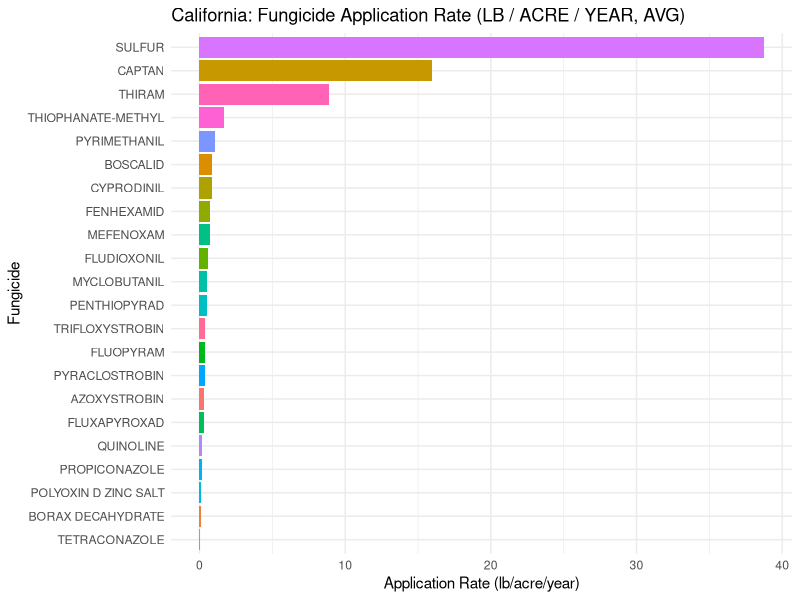
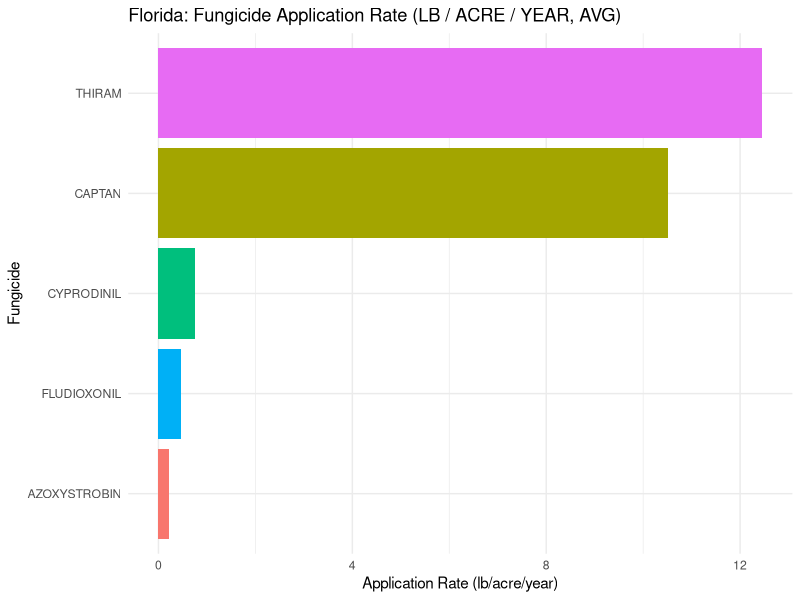
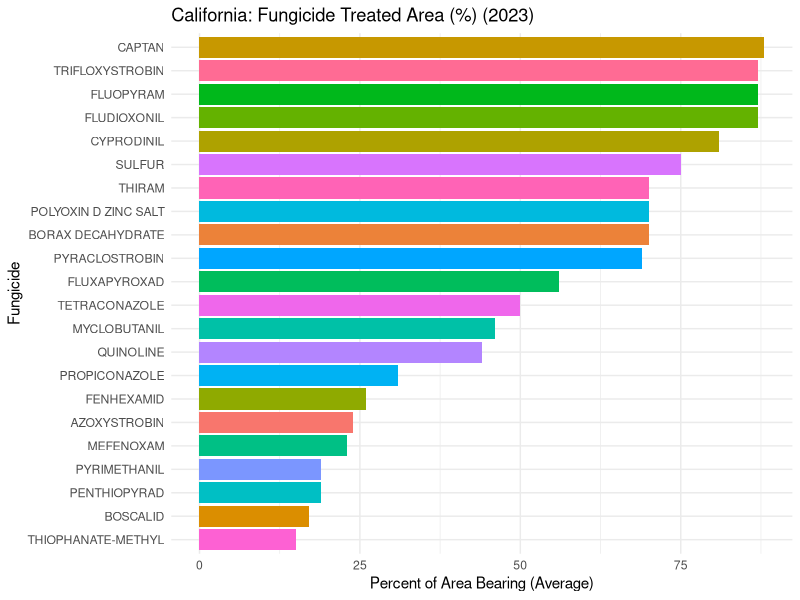
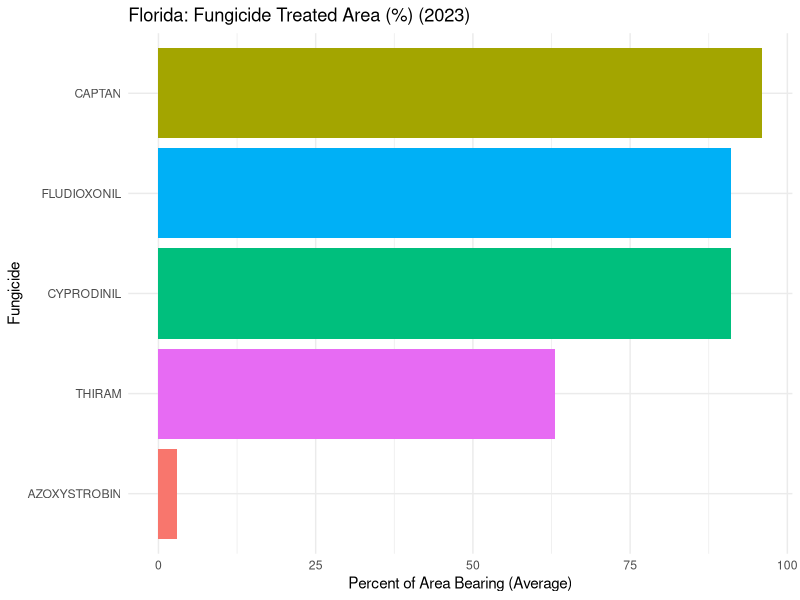
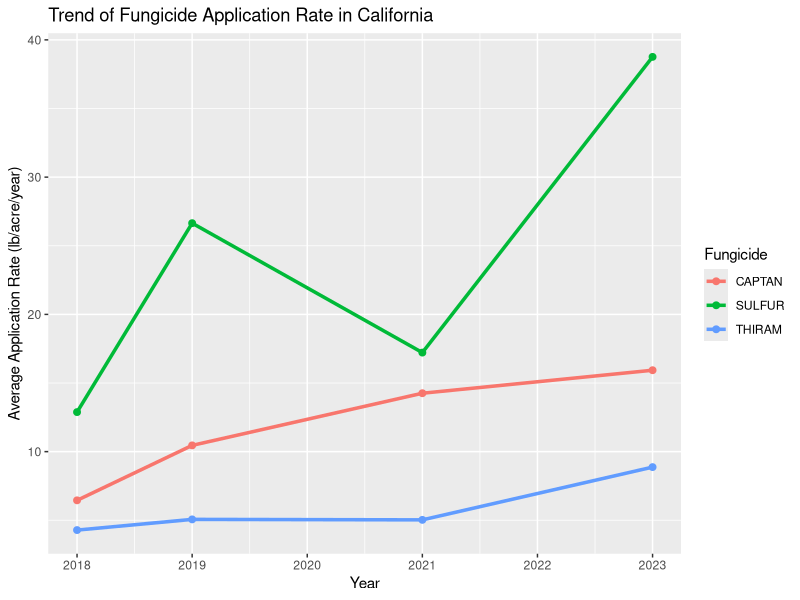
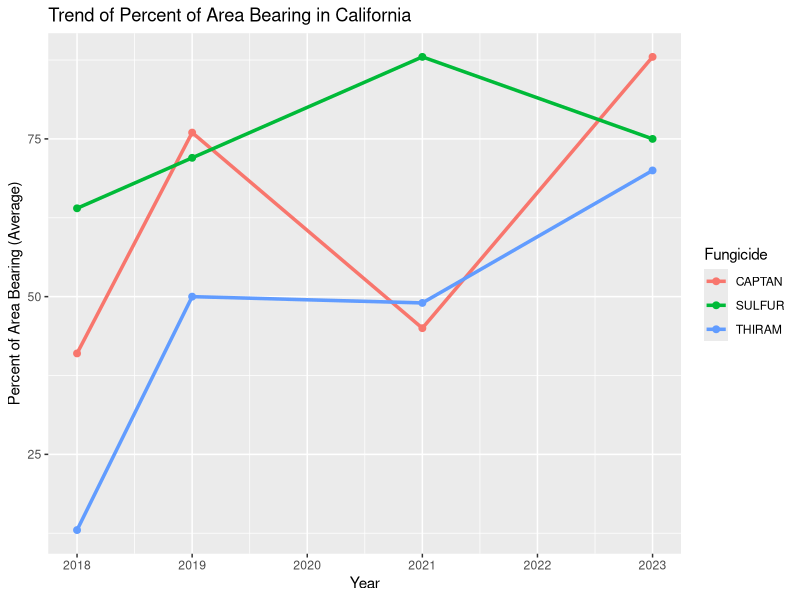
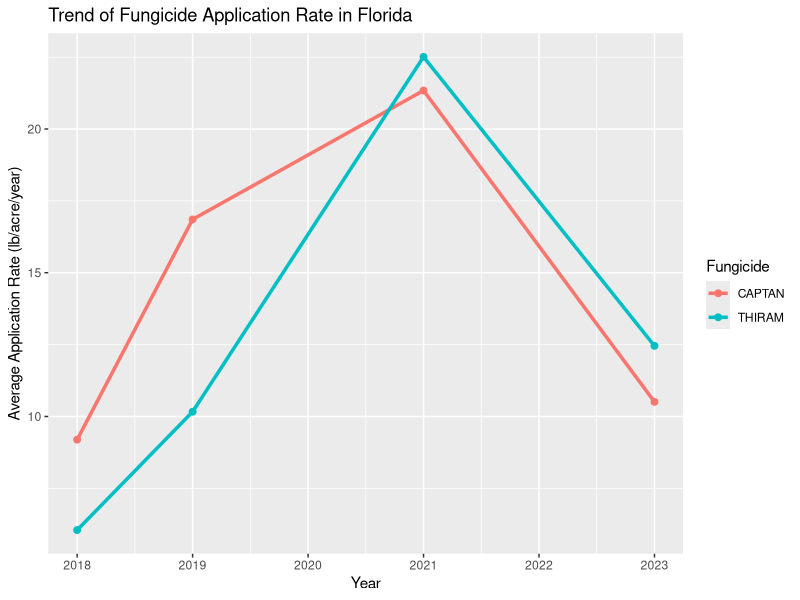
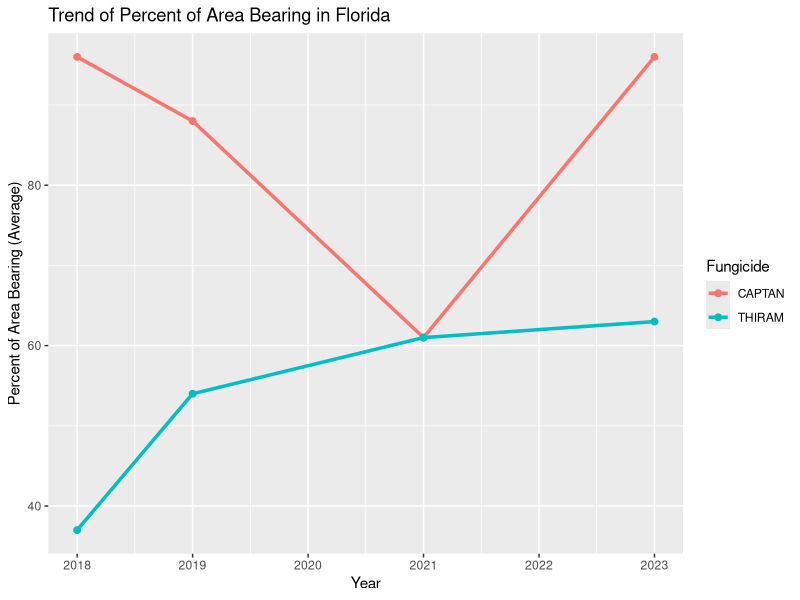

Recreate these plots in R, in order.
## ---- chunk 1
#| label: load libraries and set options
#| warning: false
#| message: false

library(knitr)  
library(tidyverse)
library(stringr)
## ---- chunk 2
#| label: read data  

strawberry <- read.csv("strawberry1024.csv")

glimpse(strawberry)
## ---- chunk 3
#|label: function def - drop 1-item columns

### write your function
drop_one_value_col <- function(df){
  drop = NULL
  for(i in 1:dim(df)[2]){
    if((df%>% distinct(df[,i])%>%count()) == 1){
      drop = c(drop,i)
    }
  }
  if(is.null(drop)){return("none")}else{
    print("col dropped:")
    print(colnames(df)[drop])
    strawberry<- df[,-1*drop]
  }
}
## ---- chunk 4
#drop NA cols
strawberry_clean <- drop_one_value_col(strawberry)
## ---- chunk 5
glimpse(strawberry_clean)
## ---- chunk 6
strawberry_clean <- strawberry_clean %>%
  mutate(Value = as.character(Value)) %>% 
  filter(!Value %in% c(" (D)", " (NA)"))%>%  # 再过滤掉非数值
  mutate(Value = as.numeric(Value))
#check if (D) remain
#unique(strawberry_clean$Value)

## ---- chunk 7
#| label: Final Data cleaning
#| warning: false
strawberry_wider<-strawberry_clean %>%
  # 先拆出前半部分（CHEMICAL, FUNGICIDE）和后半部分（括号内容）
  separate(`Domain.Category`,
           into = c("Chem_Group", "Raw_Info"),
           sep = ":\\s*",
           remove = FALSE) %>%
  # 再清洗 Raw_Info 括号中的内容
  mutate(
    Raw_Info = str_remove_all(Raw_Info, "[()]"),
    Raw_Info = str_trim(Raw_Info)
  ) %>%
  # 拆成 fungicide 名称和编号
  separate(Raw_Info,
           into = c("Fungicide", "Code"),
           sep = "\\s*=\\s*",
           remove = TRUE) %>%
  filter(!is.na(Code))%>%
  select(-Domain.Category)


fungicide_summary <- strawberry_wider %>%
  mutate(
    # 1️⃣ 提取主要指标关键词（Applications / Treated / Rate / Applied 等）
    Indicator = str_extract(`Data.Item`, "(APPLICATIONS|TREATED|RATE|APPLIED)"),
    
    # 2️⃣ 提取单位（MEASURED IN 后面的部分）
    Measurement = str_extract(`Data.Item`, "(?<=MEASURED IN ).*"),
    
    # 3️⃣ 提取作物状态（BEARING / NON-BEARING / ALL）
    Crop_Status = case_when(
      str_detect(`Data.Item`, "BEARING") ~ "BEARING",
      str_detect(`Data.Item`, "NON-BEARING") ~ "NON-BEARING",
      TRUE ~ "ALL"
    )
  ) %>%
  select(-Data.Item)%>%
  filter(Measurement != "NUMBER, AVG")

head(fungicide_summary)
## ---- chunk 8
#| label: 2023fungicide LB/ACRE/YEAR, avg plot

fungicide_summary_2023 <- fungicide_summary %>%
  filter(Year == 2023)
# California only
fungicide_summary_2023 %>%
  filter(Measurement == "LB / ACRE / YEAR, AVG",
         State == "CALIFORNIA") %>%
  ggplot(aes(x = fct_reorder(Fungicide, Value, .fun = mean, na.rm = TRUE),
             y = Value, fill = Fungicide)) +
  geom_col() +
  coord_flip() +
  labs(
    title = "California: Fungicide Application Rate (LB / ACRE / YEAR, AVG)",
    x = "Fungicide",
    y = "Application Rate (lb/acre/year)"
  ) +
  theme_minimal() +
  theme(legend.position = "none")

fungicide_summary_2023 <- fungicide_summary %>%
  filter(Year == 2023)
fungicide_summary_2023 %>%
  filter(Measurement == "LB / ACRE / YEAR, AVG",
         State == "FLORIDA") %>%
  ggplot(aes(x = fct_reorder(Fungicide, Value, .fun = mean, na.rm = TRUE),
             y = Value, fill = Fungicide)) +
  geom_col() +
  coord_flip() +
  labs(
    title = "Florida: Fungicide Application Rate (LB / ACRE / YEAR, AVG)",
    x = "Fungicide",
    y = "Application Rate (lb/acre/year)"
  ) +
  theme_minimal() +
  theme(legend.position = "none")



## ---- chunk 9
#| label: 2023fungicide PCT of area bearing, avg plot
p_cali <- fungicide_summary_2023 %>%
  filter(Measurement == "PCT OF AREA BEARING, AVG",
         State == "CALIFORNIA") %>%
  ggplot(aes(x = fct_reorder(Fungicide, Value, .fun = mean, na.rm = TRUE),
             y = Value, fill = Fungicide)) +
  geom_col() +
  coord_flip() +
  labs(
    title = "California: Fungicide Treated Area (%) (2023)",
    x = "Fungicide",
    y = "Percent of Area Bearing (Average)"
  ) +
  theme_minimal() +
  theme(legend.position = "none")

p_flor <- fungicide_summary_2023 %>%
  filter(Measurement == "PCT OF AREA BEARING, AVG",
         State == "FLORIDA") %>%
  ggplot(aes(x = fct_reorder(Fungicide, Value, .fun = mean, na.rm = TRUE),
             y = Value, fill = Fungicide)) +
  geom_col() +
  coord_flip() +
  labs(
    title = "Florida: Fungicide Treated Area (%) (2023)",
    x = "Fungicide",
    y = "Percent of Area Bearing (Average)"
  ) +
  theme_minimal() +
  theme(legend.position = "none")

p_cali
p_flor
## ---- chunk 10
#| warning: false
top_fungicide_data_cali <- fungicide_summary %>%
  filter(Fungicide %in% c("SULFUR","CAPTAN","THIRAM"),State == "CALIFORNIA")

ggplot(data = top_fungicide_data_cali%>%filter(Measurement == "LB / ACRE / YEAR, AVG"),
       aes(x = Year,y = Value,colour = Fungicide))+
  geom_line(size = 1.2) +
  geom_point(size = 2) +
  labs(
    title = "Trend of Fungicide Application Rate in California",
    x = "Year",
    y = "Average Application Rate (lb/acre/year)",
    color = "Fungicide"
  ) 
## ---- chunk 11
ggplot(data = top_fungicide_data_cali%>%filter(Measurement == "PCT OF AREA BEARING, AVG"),
       aes(x = Year,y = Value,colour = Fungicide))+
  geom_line(size = 1.2) +
  geom_point(size = 2) +
  labs(
    title = "Trend of Percent of Area Bearing in California",
    x = "Year",
    y = "Percent of Area Bearing (Average)",
    color = "Fungicide"
  ) 
## ---- chunk 12
top_fungicide_data_flor <- fungicide_summary %>%
  filter(Fungicide %in% c("SULFUR","CAPTAN","THIRAM"),State == "FLORIDA")

ggplot(data = top_fungicide_data_flor%>%filter(Measurement == "LB / ACRE / YEAR, AVG"),
       aes(x = Year,y = Value,colour = Fungicide))+
  geom_line(size = 1.2) +
  geom_point(size = 2) +
  labs(
    title = "Trend of Fungicide Application Rate in Florida",
    x = "Year",
    y = "Average Application Rate (lb/acre/year)",
    color = "Fungicide"
  ) 
## ---- chunk 13
ggplot(data = top_fungicide_data_flor%>%filter(Measurement == "PCT OF AREA BEARING, AVG"),
       aes(x = Year,y = Value,colour = Fungicide))+
  geom_line(size = 1.2) +
  geom_point(size = 2) +
  labs(
    title = "Trend of Percent of Area Bearing in Florida",
    x = "Year",
    y = "Percent of Area Bearing (Average)",
    color = "Fungicide"
  ) 
